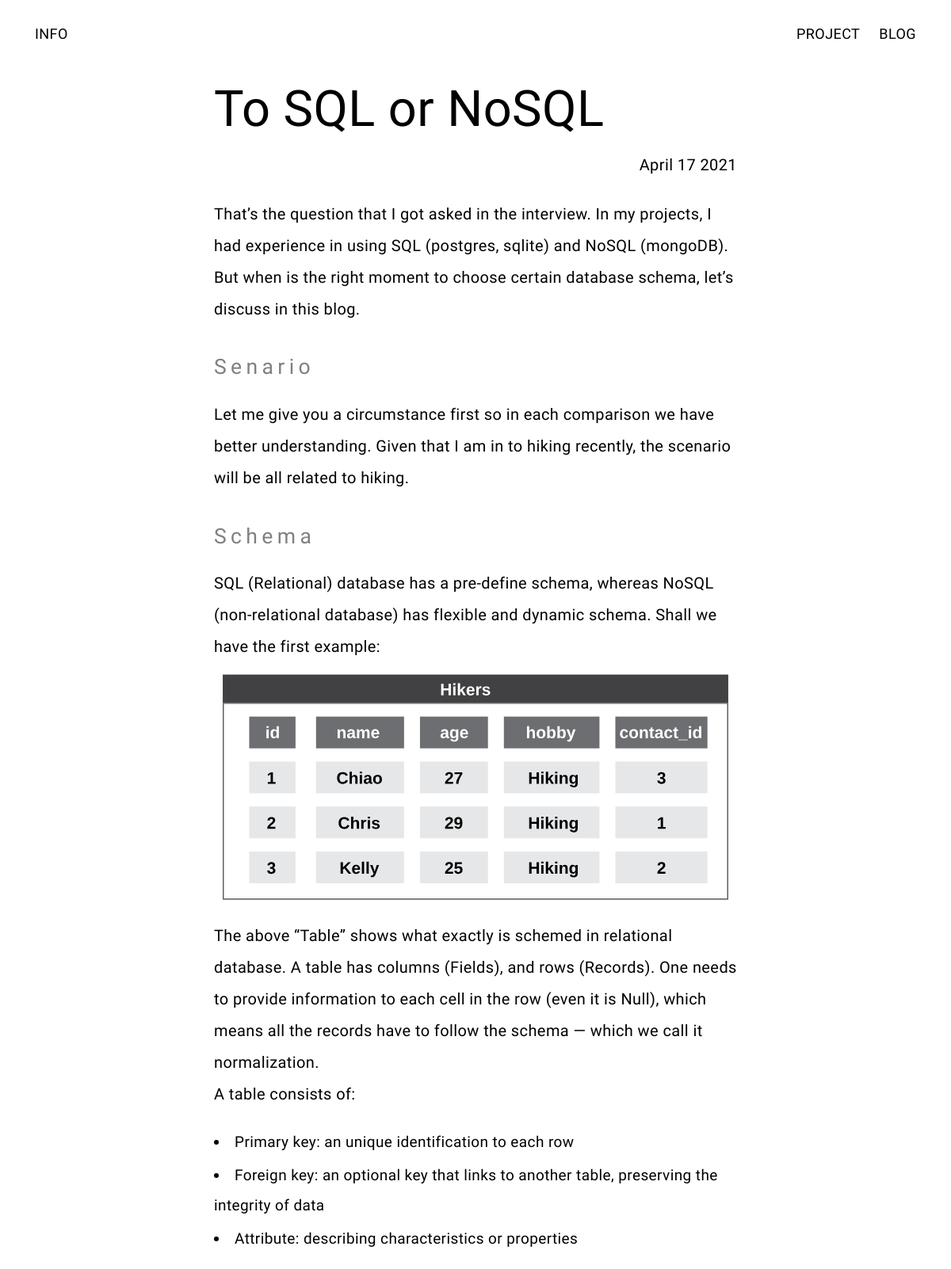
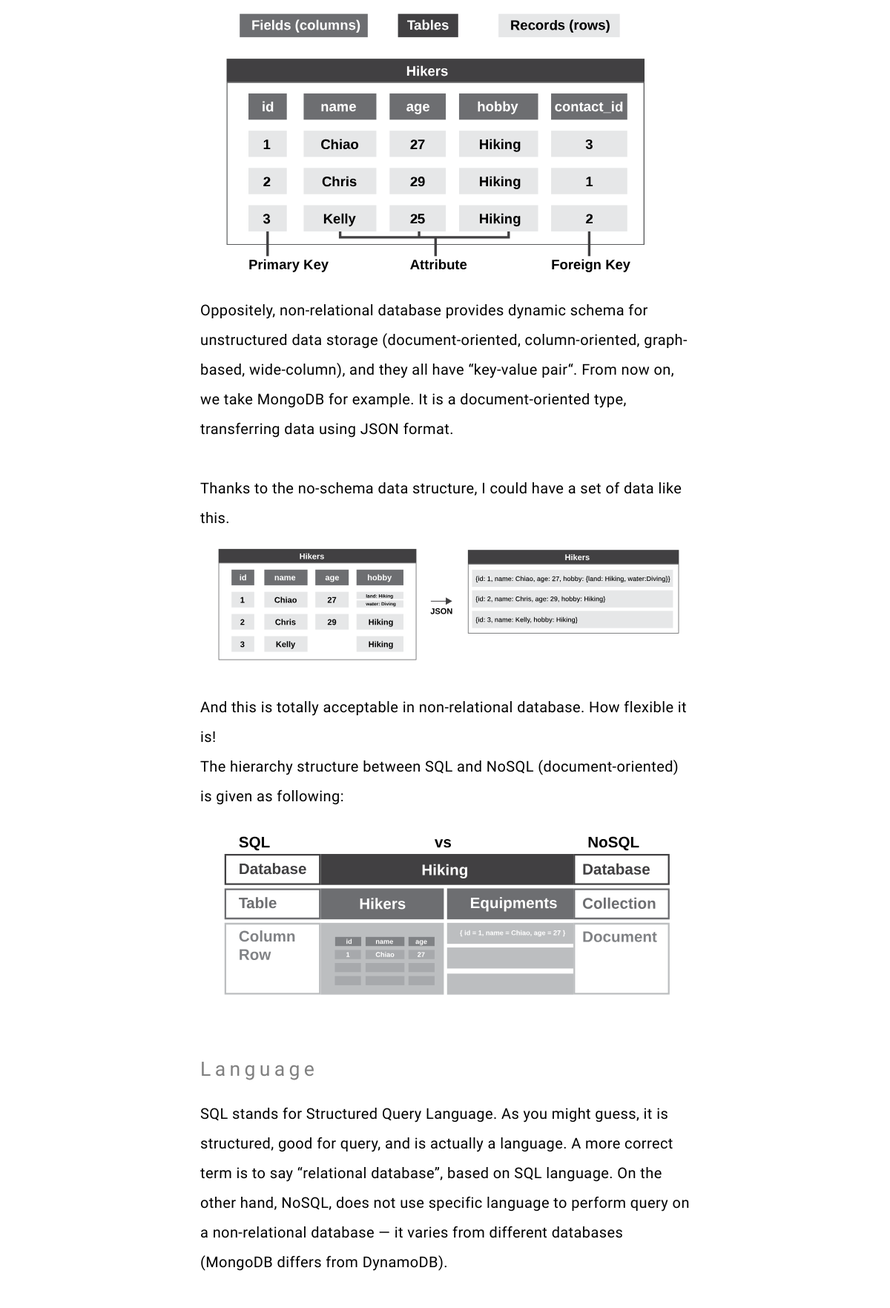
The page /blog/6/ (upper part) on the database its author committed (2 pictures, top to bottom).
### blog/models.py (models this page shows, shortened)
class Blog(models.Model):
    title = models.CharField(max_length=200)
    description = models.TextField()
    date = models.DateField()

### blog/views.py (the view)
# urls.py: path('<int:blog_id>/', views.detail_blog, name='detail_blog'),
def detail_blog(request, blog_id):
    blog = get_object_or_404(Blog, pk=blog_id)
    return render(request, 'blog/detail_blog.html', {'blog': blog})

### blog/templates/blog/detail_blog.html (shortened to what this page needs)
{% extends 'info/base.html' %}
{% block head %}
{% load static %}
<link rel="stylesheet" href="{% static 'blog/detail_blog.css' %}">
{% endblock %}
{% block content %}
{% load static %}
<div class="blog-detail">
    <h1>
        {{ blog.title|safe }}
    </h1>
    <h4>
        {{ blog.date|date:'F j Y' }}
    </h4>
    <div class="description">
        {{ blog.description|safe }}
    </div>
</div>
{% endblock %}

### info/static/info/style.css (style rules this page uses)
* { margin: 0; padding: 0; box-sizing: border-box; font-size: 100%; font-weight: 300; font: inherit; vertical-align: baseline; }
:root { --ms-2: 0.56rem; --ms-1: 0.75rem; --ms0: 1rem; --ms1: 1.33rem; --ms2: 1.78rem; --ms3: 2.37rem; --ms4: 3.16rem; --ms5: 4.21rem; --ms6: 5.61rem; --ms7: 7.48rem; --ms8: 9.97rem; --ms9: 13.29rem; --ms10: 17.71rem; --ms11: 23.61rem; --ms12: 31.47rem; }
html, body { line-height: 1.2; font-family: "Arimo", helvetica, arial, sans-serif; height: auto; letter-spacing: 0.02em; background: #ffffff; font-size: 14px; }
@media (min-width: 576px) { html, body { font-size: 19px; } }
@media (min-width: 768px) { html, body { font-size: 20px; } }
@media (min-width: 992px) { html, body { font-size: 21px; } }
@media (min-width: 1200px) { html, body { font-size: calc(8px + 1vw); } }
body::before { content: ""; position: fixed; top: -10rem; left: 0px; background: rgb(255, 255, 255); width: 100vw; height: calc(10rem + 100vh); z-index: -1; }
li, a { font-size: 0.95em; color: black; text-decoration: none; list-style: none; }

### blog/static/blog/detail_blog.css (style rules this page uses)
.blog-detail { margin: 5rem auto 1em; width: 55%; }
.blog-detail > h1 { font-size: var(--ms4); }
.blog-detail > h4 { font-size: var(--ms0); padding-top: 1em; text-align: right; }
.description { font-size: var(--ms0); padding-top: 1.5em; text-align: left; line-height: 2; }
.Heading { font-size: var(--ms1); padding: 1em 0em 0.5em; color: gray; letter-spacing: 0.2em; }
ul { padding: 1em 0em; }
li { list-style-position: inside; padding: 0.1em 0em; }
.list-disc { list-style-type: disc; }
img { width: 100%; height: 100%; position: center; }

### rows shown on the page
Blog: title "To SQL or NoSQL", date "April 17 2021", description "That’s the question that I got asked in the interview. In my projects, I had experience in using SQL (postgres, sqlite) and NoSQL (mongoDB). But when is the right moment to choose certain database schema, let’s discuss in this blog. Senario Let me give you a circumstance first so in each comparison we have better understanding. Given that I am in to hiking recently, the scenario will be all related to hiking. Schema SQL (Relational) database has a pre-define schema, whereas NoSQL (non-relational database) has flexible and dynamic schema. Shall we have the first example: The above “Table” shows what exactly is schemed in relational database. A table has columns (Fields), and rows (Records).…", description (picture)
